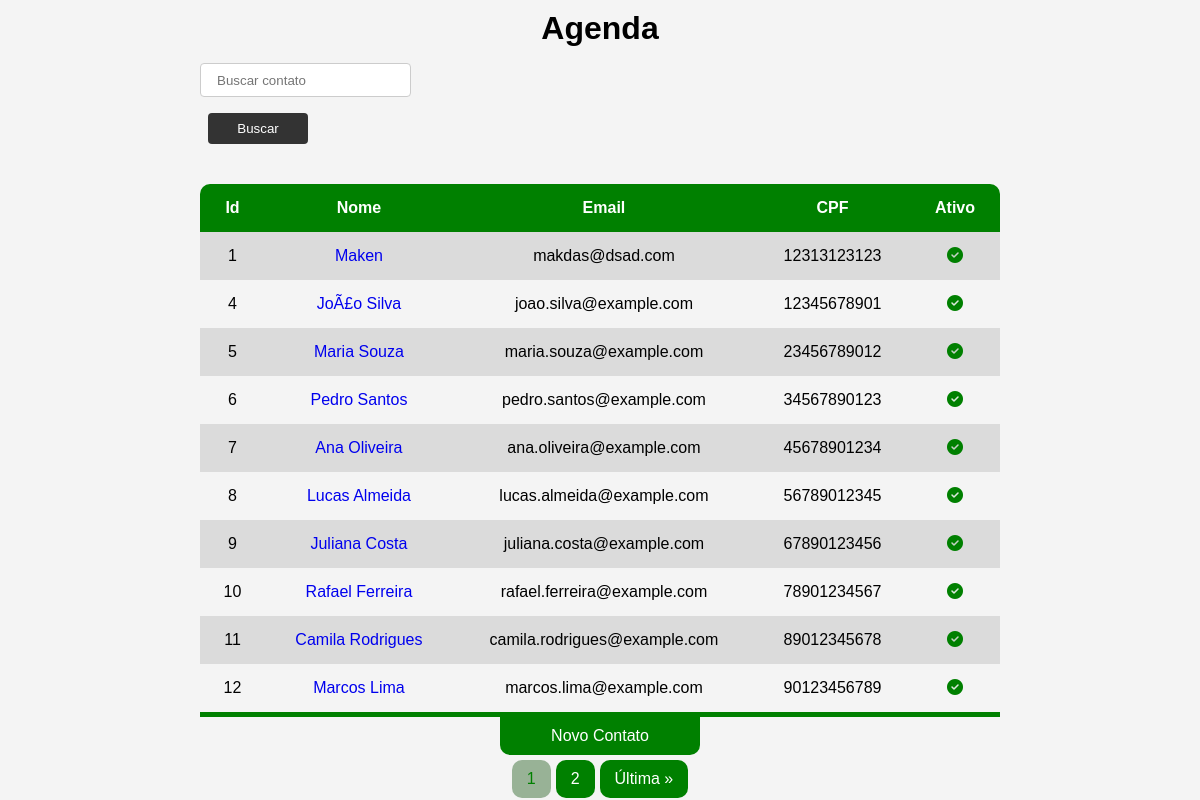
Before: / with the older database file.
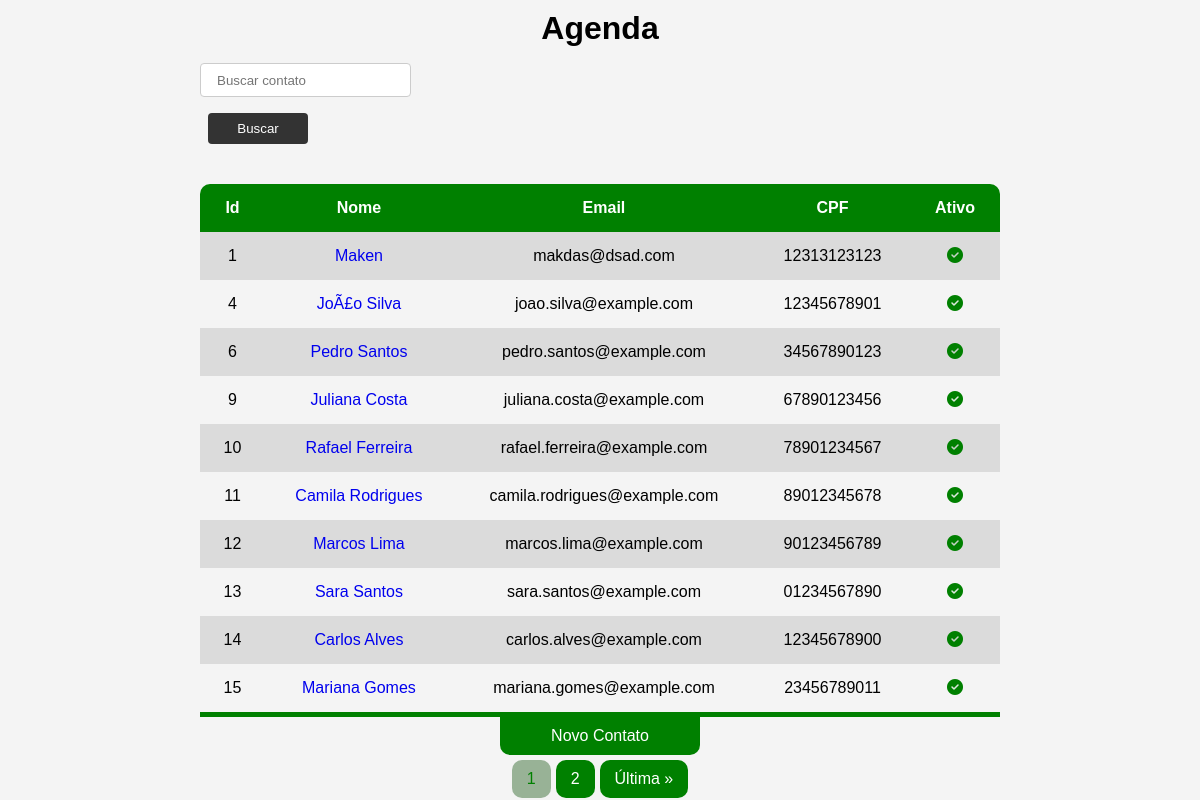
After: the same page with the newer database file.
### contatos/models.py (models this page shows, shortened)
class Contatos(models.Model):
    nome = models.CharField(max_length=255)
    cpf = models.CharField(max_length=11)
    email = models.EmailField()
    telefone = models.IntegerField()
    altura = models.DecimalField(max_digits=3, decimal_places=2)
    descricao = models.TextField()
    data_nascimento = models.DateField()
    ativo = models.BooleanField()
    foto_url = models.URLField(default='https://via.placeholder.com/150')
    class Meta:
        verbose_name_plural = 'Contatos'

### contatos/views.py (the view)
# urls.py: path('', views.index, name='home'),
def index(request):
    contatos_list = Contatos.objects.filter(ativo=True).order_by('id')
    paginator = Paginator(contatos_list, 10)
    page_number = request.GET.get('page')
    contatos = paginator.get_page(page_number)
    return render(request, 'pages/index.html', {'contatos':contatos})

### contatos/templates/pages/index.html (shortened to what this page needs)
{% load static %}
<!DOCTYPE html>
<html lang="pt-br">
  <head>
    <link
      rel="stylesheet"
      href="https://cdnjs.cloudflare.com/ajax/libs/font-awesome/6.3.0/css/all.min.css"
    />
    <link rel="stylesheet" href="{% static 'style.css'%}" />
  </head>
  <body>
    <h1>Agenda</h1>
    <form action="{% url 'busca' %}">
      <input
        id="search-bar"
        type="text"
        name="search"
        placeholder="Buscar contato"
      />
      <button id="btn-search" type="submit">Buscar</button>
    </form>
    <table>
      <thead>
        <tr>
          <th>Id</th>
          <th>Nome</th>
          <th>Email</th>
          <th>CPF</th>
          <th>Ativo</th>
        </tr>
      </thead>
      <tbody>
        {% for contato in contatos %}
        <tr>
          <td>{{contato.id}}</td>
          <td><a href="{% url 'contato' contato.id %}">{{contato.nome}}</a></td>
          <td>{{contato.email}}</td>
          <td>{{contato.cpf}}</td>
          {% if contato.ativo == True %}
          <td><i id="checked" class="fa-solid fa-circle-check"></i></td>
          {% else %}
          <td><i id="unchecked" class="fa-solid fa-circle-xmark"></i></td>
          {% endif %}
        </tr>
        {% endfor %}
      </tbody>
    </table>
    <a id="adicionar" href="{% url 'create' %}">Novo Contato</a>
    <div class="pagination">
      <span class="current-page">{{ contatos.number }}</span>
      {% if contatos.has_next %}
      <a href="?search={{q}}&page={{ contatos.next_page_number }}"
        >{{ contatos.next_page_number }}</a
      >
      <a href="?search={{q}}&page={{ contatos.paginator.num_pages }}"
        >Última &raquo;</a
      >
      {% endif %}
    </div>
  </body>
</html>

Changed rows visible on the page:
no longer on this page (row edited): Contatos: id "5", nome "Maria Souza", email "maria.souza@example.com", cpf "23456789012", ativo True (drawn)
no longer on this page (row edited): Contatos: id "7", nome "Ana Oliveira", email "ana.oliveira@example.com", cpf "45678901234", ativo True (drawn)
no longer on this page (row edited): Contatos: id "8", nome "Lucas Almeida", email "lucas.almeida@example.com", cpf "56789012345", ativo True (drawn)
now on this page (row unchanged): Contatos: id "13", nome "Sara Santos", email "sara.santos@example.com", cpf "01234567890", ativo True (drawn)
now on this page (row unchanged): Contatos: id "14", nome "Carlos Alves", email "carlos.alves@example.com", cpf "12345678900", ativo True (drawn)
now on this page (row unchanged): Contatos: id "15", nome "Mariana Gomes", email "mariana.gomes@example.com", cpf "23456789011", ativo True (drawn)
